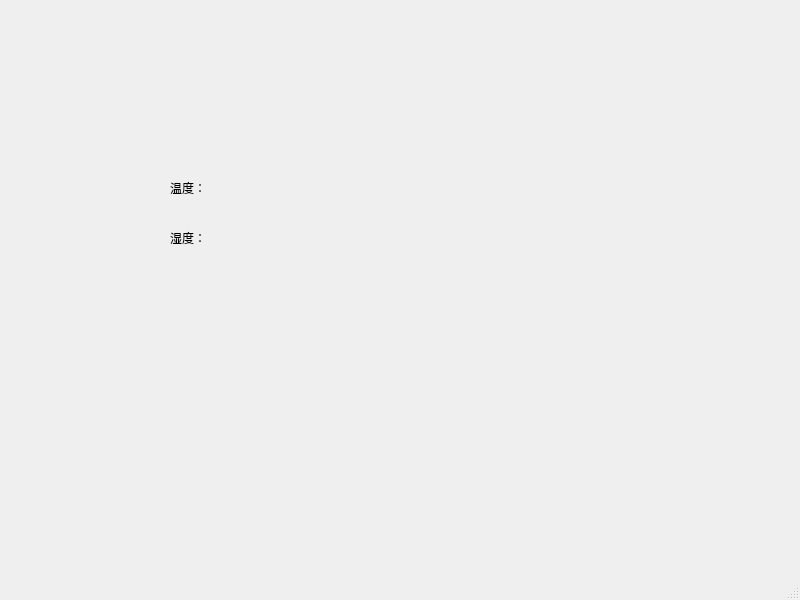
<?xml version="1.0" encoding="UTF-8"?>
<ui version="4.0">
 <class>MainWindow</class>
 <widget class="QMainWindow" name="MainWindow">
  <property name="geometry">
   <rect>
    <x>0</x>
    <y>0</y>
    <width>800</width>
    <height>600</height>
   </rect>
  </property>
  <property name="windowTitle">
   <string>MainWindow</string>
  </property>
  <widget class="QWidget" name="centralwidget">
   <widget class="QLabel" name="label_temp">
    <property name="geometry">
     <rect>
      <x>170</x>
      <y>180</y>
      <width>171</width>
      <height>16</height>
     </rect>
    </property>
    <property name="text">
     <string>温度：</string>
    </property>
   </widget>
   <widget class="QLabel" name="label_humi">
    <property name="geometry">
     <rect>
      <x>170</x>
      <y>230</y>
      <width>171</width>
      <height>16</height>
     </rect>
    </property>
    <property name="text">
     <string>湿度：</string>
    </property>
   </widget>
  </widget>
  <widget class="QMenuBar" name="menubar">
   <property name="geometry">
    <rect>
     <x>0</x>
     <y>0</y>
     <width>800</width>
     <height>21</height>
    </rect>
   </property>
  </widget>
  <widget class="QStatusBar" name="statusbar"/>
 </widget>
 <resources/>
 <connections/>
</ui>
